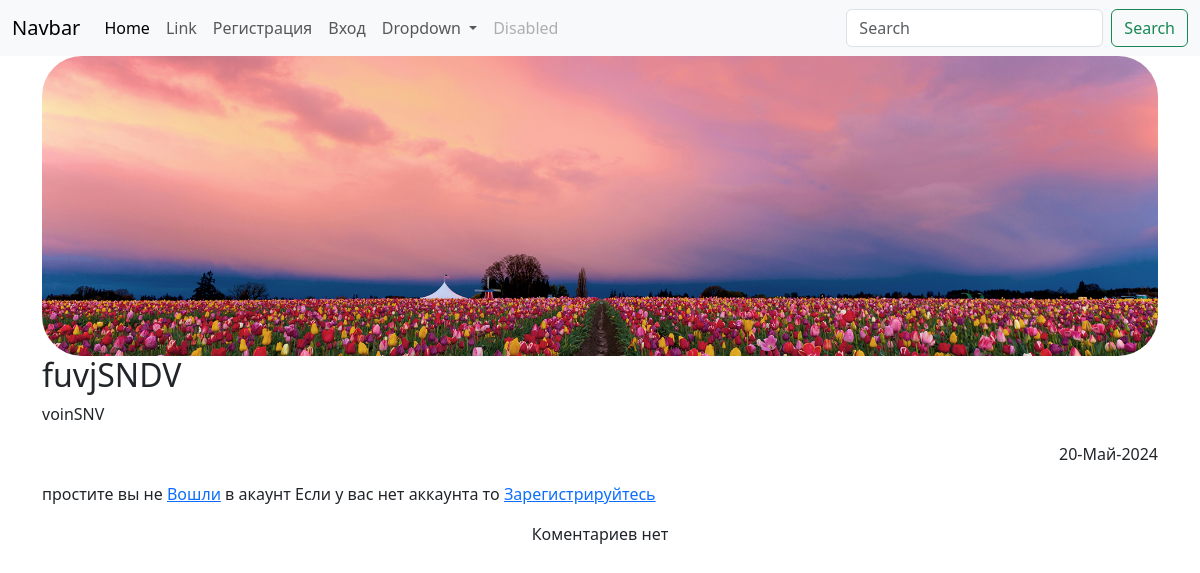
Screenshot of /post/fuvjsndv with the database file from the repository.
### blog/models.py (models this page shows, shortened)
class Post(models.Model):
    title = models.CharField('Заголовок', max_length=255)
    text = models.TextField('Текст Новостей')
    image = models.ImageField("Картинуа поста", upload_to='post_img/')
    feature = models.BooleanField(' в слайдере', default=False)
    category = models.ForeignKey('Category', on_delete=models.CASCADE, null=True)
    slug = models.SlugField('сылка', unique=True)
    created_at = models.DateTimeField('дата создания поста', default=timezone.now)
    class Meta:
        verbose_name = 'Novost'
        verbose_name_plural = "Novosti"

### blog/views.py (the view)
# urls.py: path('post/<slug:slug>', views.post_detail, name='post_detail_url'),
def post_detail(request,slug):
    post = Post.objects.get(slug__exact=slug)
    return render(request, 'post_detail.html', {'post':post})

### blog/templates/post_detail.html (shortened to what this page needs)
{% extends 'base.html' %}
{% block content %}
<div class="container">
     <div class="img">
         <img src="{{post.image.url}}" alt="">
     </div>
     <div class="text">
          <h2>{{post.title}}</h2>
          <p>{{post.text}}</p>
          <p class="text-end">{{post.created_at|date:'d-F-Y'}}</p>
     </div>
     <div class="comment">
         {% if not user.is_authenticated %}
         <p>
            простите вы не <a href="{%url 'login_url'%}">Вошли</a> в акаунт
            Если у вас нет аккаунта то <a href="{% url 'register' %}">Зарегистрируйтесь</a>
         </p>
         {% else %}
         <form method="POST" action="{% url 'comment' post.slug %}">
             {% csrf_token %}
             <textarea name="comment" placeholder="Ваш коментарий..." id="" class="form-control"></textarea>
             <button class="btn btn-primary">Отправьте</button>
         </form>
         {% endif %}
         {% for comment in post.comment_set.all %}
         <div class="singl_comment">
             <h2>{{comment.author.username}}</h2>
             <hr>
             <p>{{comment.text}}</p>
             <p class="text-end">{{comment.date|timesince}} назад</p>
         </div>
         {% empty %}
         <p class="text-center">Коментариев нет</p>
         {% endfor %}
     </div>
</div>
{% endblock %}

### blog/static/css/style.css (style rules this page uses)
.img { height: 300px; width: 100%; }
.img img { height: 100%; width: 100%; object-fit: cover; border-radius: 40px; }

### rows the page displays
Post: image (picture), title "fuvjSNDV", text "voinSNV", created_at "20-Май-2024"
